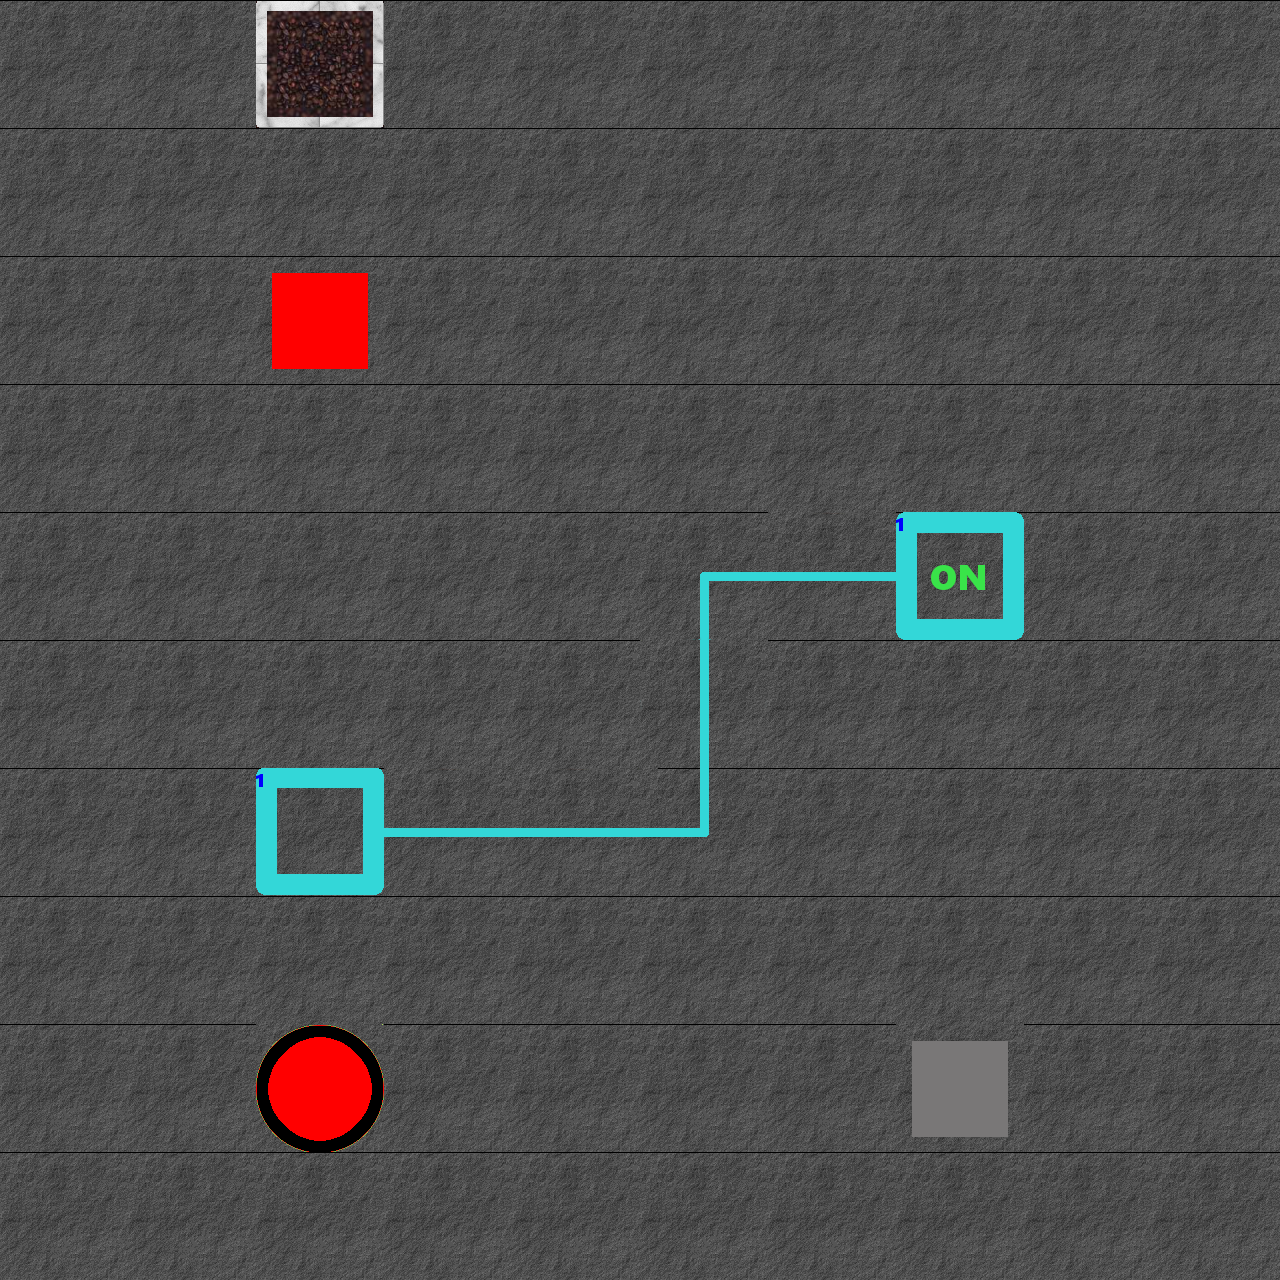

A level layout from a 2D game, rendered from its tile map. Below: a short description, then the map file with its tile-grid data intact:
An orthogonal 10x10 tile map with 128x128 px tiles, 2 tile layers (tiles, blocks).

<map version="1.0" orientation="orthogonal" width="10" height="10" tilewidth="128" tileheight="128">
 <properties>
  <property name="minMoves" value="100" />
 </properties>
 <tileset firstgid="1" name="blocks&amp;tiles" tilewidth="128" tileheight="128">
  <image source="../img/tiles_blocks.png" width="512" height="1024" />
 </tileset>
 <layer name="tiles" width="10" height="10">
  <data>
   <tile gid="2" />
   <tile gid="2" />
   <tile gid="2" />
   <tile gid="2" />
   <tile gid="2" />
   <tile gid="2" />
   <tile gid="2" />
   <tile gid="2" />
   <tile gid="2" />
   <tile gid="2" />
   <tile gid="2" />
   <tile gid="2" />
   <tile gid="2" />
   <tile gid="2" />
   <tile gid="2" />
   <tile gid="2" />
   <tile gid="2" />
   <tile gid="2" />
   <tile gid="2" />
   <tile gid="2" />
   <tile gid="2" />
   <tile gid="2" />
   <tile gid="2" />
   <tile gid="2" />
   <tile gid="2" />
   <tile gid="2" />
   <tile gid="2" />
   <tile gid="2" />
   <tile gid="2" />
   <tile gid="2" />
   <tile gid="2" />
   <tile gid="2" />
   <tile gid="2" />
   <tile gid="2" />
   <tile gid="2" />
   <tile gid="2" />
   <tile gid="2" />
   <tile gid="2" />
   <tile gid="2" />
   <tile gid="2" />
   <tile gid="2" />
   <tile gid="2" />
   <tile gid="2" />
   <tile gid="2" />
   <tile gid="2" />
   <tile gid="21" />
   <tile gid="17" />
   <tile gid="25" />
   <tile gid="2" />
   <tile gid="2" />
   <tile gid="2" />
   <tile gid="2" />
   <tile gid="2" />
   <tile gid="2" />
   <tile gid="2" />
   <tile gid="18" />
   <tile gid="2" />
   <tile gid="2" />
   <tile gid="2" />
   <tile gid="2" />
   <tile gid="2" />
   <tile gid="2" />
   <tile gid="27" />
   <tile gid="17" />
   <tile gid="17" />
   <tile gid="20" />
   <tile gid="2" />
   <tile gid="2" />
   <tile gid="2" />
   <tile gid="2" />
   <tile gid="2" />
   <tile gid="2" />
   <tile gid="2" />
   <tile gid="2" />
   <tile gid="2" />
   <tile gid="2" />
   <tile gid="2" />
   <tile gid="2" />
   <tile gid="2" />
   <tile gid="2" />
   <tile gid="2" />
   <tile gid="2" />
   <tile gid="9" />
   <tile gid="2" />
   <tile gid="2" />
   <tile gid="2" />
   <tile gid="2" />
   <tile gid="2" />
   <tile gid="2" />
   <tile gid="2" />
   <tile gid="2" />
   <tile gid="2" />
   <tile gid="2" />
   <tile gid="2" />
   <tile gid="2" />
   <tile gid="2" />
   <tile gid="2" />
   <tile gid="2" />
   <tile gid="2" />
   <tile gid="2" />
  </data>
 </layer>
 <layer name="blocks" width="10" height="10">
  <data>
   <tile gid="0" />
   <tile gid="0" />
   <tile gid="3" />
   <tile gid="0" />
   <tile gid="0" />
   <tile gid="0" />
   <tile gid="0" />
   <tile gid="0" />
   <tile gid="0" />
   <tile gid="0" />
   <tile gid="0" />
   <tile gid="0" />
   <tile gid="0" />
   <tile gid="0" />
   <tile gid="0" />
   <tile gid="0" />
   <tile gid="0" />
   <tile gid="0" />
   <tile gid="0" />
   <tile gid="0" />
   <tile gid="0" />
   <tile gid="0" />
   <tile gid="13" />
   <tile gid="0" />
   <tile gid="0" />
   <tile gid="0" />
   <tile gid="0" />
   <tile gid="0" />
   <tile gid="0" />
   <tile gid="0" />
   <tile gid="0" />
   <tile gid="0" />
   <tile gid="0" />
   <tile gid="0" />
   <tile gid="0" />
   <tile gid="0" />
   <tile gid="0" />
   <tile gid="0" />
   <tile gid="0" />
   <tile gid="0" />
   <tile gid="0" />
   <tile gid="0" />
   <tile gid="0" />
   <tile gid="0" />
   <tile gid="0" />
   <tile gid="0" />
   <tile gid="0" />
   <tile gid="0" />
   <tile gid="0" />
   <tile gid="0" />
   <tile gid="0" />
   <tile gid="0" />
   <tile gid="0" />
   <tile gid="0" />
   <tile gid="0" />
   <tile gid="0" />
   <tile gid="0" />
   <tile gid="0" />
   <tile gid="0" />
   <tile gid="0" />
   <tile gid="0" />
   <tile gid="0" />
   <tile gid="0" />
   <tile gid="0" />
   <tile gid="0" />
   <tile gid="0" />
   <tile gid="0" />
   <tile gid="0" />
   <tile gid="0" />
   <tile gid="0" />
   <tile gid="0" />
   <tile gid="0" />
   <tile gid="0" />
   <tile gid="0" />
   <tile gid="0" />
   <tile gid="0" />
   <tile gid="0" />
   <tile gid="0" />
   <tile gid="0" />
   <tile gid="0" />
   <tile gid="0" />
   <tile gid="0" />
   <tile gid="0" />
   <tile gid="0" />
   <tile gid="0" />
   <tile gid="0" />
   <tile gid="0" />
   <tile gid="16" />
   <tile gid="0" />
   <tile gid="0" />
   <tile gid="0" />
   <tile gid="0" />
   <tile gid="0" />
   <tile gid="0" />
   <tile gid="0" />
   <tile gid="0" />
   <tile gid="0" />
   <tile gid="0" />
   <tile gid="0" />
   <tile gid="0" />
  </data>
 </layer>
</map>
